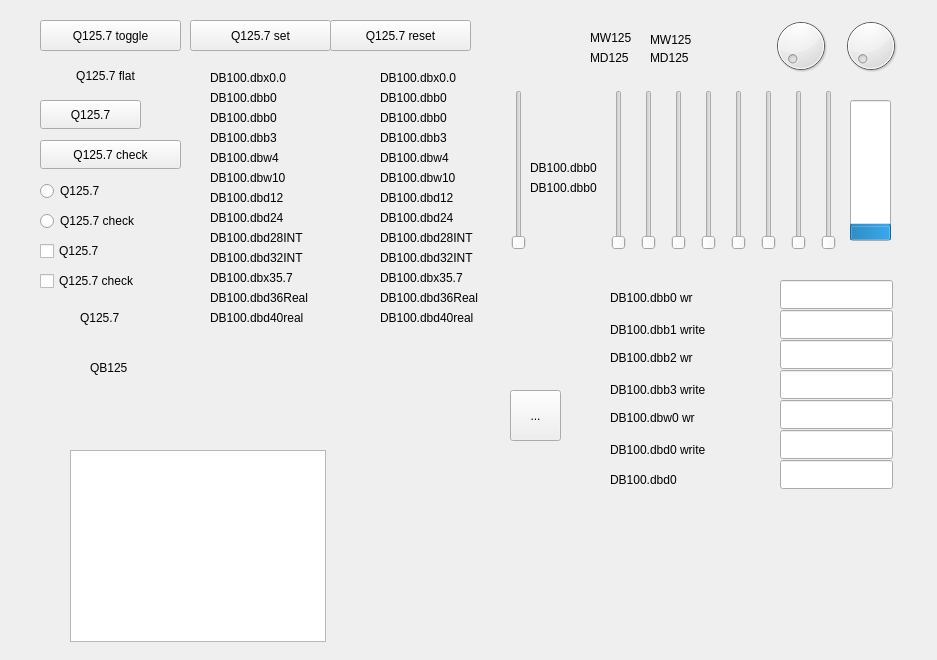
<?xml version="1.0" encoding="UTF-8"?>
<ui version="4.0">
 <class>Form</class>
 <widget class="QWidget" name="Form">
  <property name="geometry">
   <rect>
    <x>0</x>
    <y>0</y>
    <width>937</width>
    <height>660</height>
   </rect>
  </property>
  <property name="windowTitle">
   <string>Form</string>
  </property>
  <widget class="QLineEdit" name="lineEdit_34">
   <property name="geometry">
    <rect>
     <x>780</x>
     <y>460</y>
     <width>113</width>
     <height>29</height>
    </rect>
   </property>
   <property name="whatsThis">
    <string>DB100.dbd0</string>
   </property>
   <property name="readOnly">
    <bool>false</bool>
   </property>
  </widget>
  <widget class="QSlider" name="verticalSlider_17">
   <property name="geometry">
    <rect>
     <x>610</x>
     <y>90</y>
     <width>17</width>
     <height>160</height>
    </rect>
   </property>
   <property name="whatsThis">
    <string>MB125 write</string>
   </property>
   <property name="maximum">
    <number>255</number>
   </property>
   <property name="tracking">
    <bool>false</bool>
   </property>
   <property name="orientation">
    <enum>Qt::Vertical</enum>
   </property>
  </widget>
  <widget class="QLabel" name="label_179">
   <property name="geometry">
    <rect>
     <x>210</x>
     <y>250</y>
     <width>131</width>
     <height>16</height>
    </rect>
   </property>
   <property name="whatsThis">
    <string/>
   </property>
   <property name="text">
    <string>DB100.dbd32INT</string>
   </property>
  </widget>
  <widget class="QLineEdit" name="lineEdit_29">
   <property name="geometry">
    <rect>
     <x>780</x>
     <y>310</y>
     <width>113</width>
     <height>29</height>
    </rect>
   </property>
   <property name="whatsThis">
    <string>DB100.dbb1 write</string>
   </property>
   <property name="readOnly">
    <bool>false</bool>
   </property>
  </widget>
  <widget class="QLabel" name="label_162">
   <property name="geometry">
    <rect>
     <x>380</x>
     <y>90</y>
     <width>111</width>
     <height>16</height>
    </rect>
   </property>
   <property name="whatsThis">
    <string>DB100.dbb0</string>
   </property>
   <property name="text">
    <string>DB100.dbb0</string>
   </property>
  </widget>
  <widget class="QPushButton" name="pushButton_8">
   <property name="enabled">
    <bool>true</bool>
   </property>
   <property name="geometry">
    <rect>
     <x>30</x>
     <y>40</y>
     <width>151</width>
     <height>71</height>
    </rect>
   </property>
   <property name="whatsThis">
    <string>Q125.7 toggle</string>
   </property>
   <property name="styleSheet">
    <string notr="true">border: None</string>
   </property>
   <property name="text">
    <string>Q125.7 flat</string>
   </property>
   <property name="icon">
    <iconset>
     <normaloff>img/led_green_off.svg</normaloff>
     <normalon>img/led_green_on.svg</normalon>img/led_green_off.svg</iconset>
   </property>
   <property name="iconSize">
    <size>
     <width>30</width>
     <height>30</height>
    </size>
   </property>
   <property name="checkable">
    <bool>true</bool>
   </property>
   <property name="default">
    <bool>false</bool>
   </property>
   <property name="flat">
    <bool>true</bool>
   </property>
  </widget>
  <widget class="QLabel" name="label_175">
   <property name="geometry">
    <rect>
     <x>210</x>
     <y>210</y>
     <width>111</width>
     <height>16</height>
    </rect>
   </property>
   <property name="whatsThis">
    <string/>
   </property>
   <property name="text">
    <string>DB100.dbd24</string>
   </property>
  </widget>
  <widget class="QLabel" name="label_165">
   <property name="geometry">
    <rect>
     <x>380</x>
     <y>110</y>
     <width>111</width>
     <height>16</height>
    </rect>
   </property>
   <property name="whatsThis">
    <string>DB100.dbb0</string>
   </property>
   <property name="text">
    <string>DB100.dbb0</string>
   </property>
  </widget>
  <widget class="QCheckBox" name="checkBox_3">
   <property name="enabled">
    <bool>true</bool>
   </property>
   <property name="geometry">
    <rect>
     <x>40</x>
     <y>270</y>
     <width>121</width>
     <height>22</height>
    </rect>
   </property>
   <property name="mouseTracking">
    <bool>true</bool>
   </property>
   <property name="whatsThis">
    <string>Q125.7</string>
   </property>
   <property name="text">
    <string>Q125.7 check</string>
   </property>
   <property name="iconSize">
    <size>
     <width>23</width>
     <height>23</height>
    </size>
   </property>
   <property name="checkable">
    <bool>true</bool>
   </property>
   <property name="checked">
    <bool>false</bool>
   </property>
   <property name="tristate">
    <bool>false</bool>
   </property>
  </widget>
  <widget class="QLabel" name="label_204">
   <property name="geometry">
    <rect>
     <x>590</x>
     <y>30</y>
     <width>61</width>
     <height>16</height>
    </rect>
   </property>
   <property name="text">
    <string>MW125</string>
   </property>
  </widget>
  <widget class="QLabel" name="label_187">
   <property name="geometry">
    <rect>
     <x>210</x>
     <y>270</y>
     <width>111</width>
     <height>16</height>
    </rect>
   </property>
   <property name="whatsThis">
    <string/>
   </property>
   <property name="text">
    <string>DB100.dbx35.7</string>
   </property>
  </widget>
  <widget class="QPushButton" name="pushButton_10">
   <property name="geometry">
    <rect>
     <x>40</x>
     <y>140</y>
     <width>141</width>
     <height>29</height>
    </rect>
   </property>
   <property name="whatsThis">
    <string>Q125.7</string>
   </property>
   <property name="text">
    <string>Q125.7 check</string>
   </property>
   <property name="checkable">
    <bool>true</bool>
   </property>
  </widget>
  <widget class="QLabel" name="label_207">
   <property name="geometry">
    <rect>
     <x>610</x>
     <y>350</y>
     <width>111</width>
     <height>16</height>
    </rect>
   </property>
   <property name="whatsThis">
    <string/>
   </property>
   <property name="text">
    <string>DB100.dbb2 wr</string>
   </property>
  </widget>
  <widget class="QLabel" name="label_190">
   <property name="enabled">
    <bool>true</bool>
   </property>
   <property name="geometry">
    <rect>
     <x>80</x>
     <y>380</y>
     <width>41</width>
     <height>41</height>
    </rect>
   </property>
   <property name="whatsThis">
    <string>Q125.7</string>
   </property>
   <property name="pixmap">
    <pixmap>img/led_green_on.svg</pixmap>
   </property>
   <property name="scaledContents">
    <bool>true</bool>
   </property>
   <property name="alignment">
    <set>Qt::AlignLeading|Qt::AlignLeft|Qt::AlignVCenter</set>
   </property>
   <property name="margin">
    <number>1</number>
   </property>
  </widget>
  <widget class="QSlider" name="verticalSlider_18">
   <property name="geometry">
    <rect>
     <x>640</x>
     <y>90</y>
     <width>17</width>
     <height>160</height>
    </rect>
   </property>
   <property name="whatsThis">
    <string>MB126 write</string>
   </property>
   <property name="maximum">
    <number>255</number>
   </property>
   <property name="tracking">
    <bool>false</bool>
   </property>
   <property name="orientation">
    <enum>Qt::Vertical</enum>
   </property>
  </widget>
  <widget class="QLabel" name="label_211">
   <property name="geometry">
    <rect>
     <x>610</x>
     <y>470</y>
     <width>141</width>
     <height>20</height>
    </rect>
   </property>
   <property name="whatsThis">
    <string/>
   </property>
   <property name="text">
    <string>DB100.dbd0</string>
   </property>
  </widget>
  <widget class="QLabel" name="label_181">
   <property name="geometry">
    <rect>
     <x>210</x>
     <y>290</y>
     <width>131</width>
     <height>16</height>
    </rect>
   </property>
   <property name="whatsThis">
    <string/>
   </property>
   <property name="text">
    <string>DB100.dbd36Real</string>
   </property>
  </widget>
  <widget class="QLabel" name="label_192">
   <property name="enabled">
    <bool>true</bool>
   </property>
   <property name="geometry">
    <rect>
     <x>160</x>
     <y>380</y>
     <width>41</width>
     <height>41</height>
    </rect>
   </property>
   <property name="whatsThis">
    <string>Q125.5</string>
   </property>
   <property name="pixmap">
    <pixmap>img/led_green_on.svg</pixmap>
   </property>
   <property name="scaledContents">
    <bool>true</bool>
   </property>
   <property name="alignment">
    <set>Qt::AlignLeading|Qt::AlignLeft|Qt::AlignVCenter</set>
   </property>
   <property name="margin">
    <number>1</number>
   </property>
  </widget>
  <widget class="QLabel" name="label_203">
   <property name="geometry">
    <rect>
     <x>650</x>
     <y>30</y>
     <width>131</width>
     <height>20</height>
    </rect>
   </property>
   <property name="whatsThis">
    <string>MW125</string>
   </property>
   <property name="text">
    <string>MW125</string>
   </property>
  </widget>
  <widget class="QLineEdit" name="lineEdit_28">
   <property name="geometry">
    <rect>
     <x>780</x>
     <y>280</y>
     <width>113</width>
     <height>29</height>
    </rect>
   </property>
   <property name="whatsThis">
    <string>DB100.dbb0 write</string>
   </property>
   <property name="readOnly">
    <bool>false</bool>
   </property>
  </widget>
  <widget class="QSlider" name="verticalSlider_10">
   <property name="geometry">
    <rect>
     <x>510</x>
     <y>90</y>
     <width>17</width>
     <height>160</height>
    </rect>
   </property>
   <property name="whatsThis">
    <string>DB100.DBB0 write</string>
   </property>
   <property name="layoutDirection">
    <enum>Qt::LeftToRight</enum>
   </property>
   <property name="orientation">
    <enum>Qt::Vertical</enum>
   </property>
   <property name="invertedAppearance">
    <bool>false</bool>
   </property>
   <property name="invertedControls">
    <bool>false</bool>
   </property>
  </widget>
  <widget class="QSlider" name="verticalSlider_16">
   <property name="geometry">
    <rect>
     <x>670</x>
     <y>90</y>
     <width>17</width>
     <height>160</height>
    </rect>
   </property>
   <property name="whatsThis">
    <string>MB127 write</string>
   </property>
   <property name="maximum">
    <number>255</number>
   </property>
   <property name="tracking">
    <bool>false</bool>
   </property>
   <property name="orientation">
    <enum>Qt::Vertical</enum>
   </property>
  </widget>
  <widget class="QLabel" name="label_206">
   <property name="geometry">
    <rect>
     <x>610</x>
     <y>320</y>
     <width>141</width>
     <height>20</height>
    </rect>
   </property>
   <property name="whatsThis">
    <string/>
   </property>
   <property name="text">
    <string>DB100.dbb1 write</string>
   </property>
  </widget>
  <widget class="QPushButton" name="pushButton_9">
   <property name="geometry">
    <rect>
     <x>40</x>
     <y>100</y>
     <width>101</width>
     <height>29</height>
    </rect>
   </property>
   <property name="whatsThis">
    <string>Q125.7</string>
   </property>
   <property name="text">
    <string>Q125.7</string>
   </property>
  </widget>
  <widget class="QLineEdit" name="lineEdit_31">
   <property name="geometry">
    <rect>
     <x>780</x>
     <y>340</y>
     <width>113</width>
     <height>29</height>
    </rect>
   </property>
   <property name="whatsThis">
    <string>DB100.dbb2 write</string>
   </property>
   <property name="readOnly">
    <bool>false</bool>
   </property>
  </widget>
  <widget class="QDial" name="dial_3">
   <property name="geometry">
    <rect>
     <x>840</x>
     <y>10</y>
     <width>61</width>
     <height>71</height>
    </rect>
   </property>
   <property name="whatsThis">
    <string>QB125</string>
   </property>
   <property name="maximum">
    <number>255</number>
   </property>
  </widget>
  <widget class="QSlider" name="verticalSlider_14">
   <property name="geometry">
    <rect>
     <x>730</x>
     <y>90</y>
     <width>17</width>
     <height>160</height>
    </rect>
   </property>
   <property name="whatsThis">
    <string>MW125 write</string>
   </property>
   <property name="maximum">
    <number>65000</number>
   </property>
   <property name="tracking">
    <bool>false</bool>
   </property>
   <property name="orientation">
    <enum>Qt::Vertical</enum>
   </property>
  </widget>
  <widget class="QSlider" name="verticalSlider_15">
   <property name="geometry">
    <rect>
     <x>700</x>
     <y>90</y>
     <width>17</width>
     <height>160</height>
    </rect>
   </property>
   <property name="whatsThis">
    <string>MB128 write</string>
   </property>
   <property name="maximum">
    <number>255</number>
   </property>
   <property name="tracking">
    <bool>false</bool>
   </property>
   <property name="orientation">
    <enum>Qt::Vertical</enum>
   </property>
  </widget>
  <widget class="QLabel" name="label_209">
   <property name="geometry">
    <rect>
     <x>610</x>
     <y>410</y>
     <width>111</width>
     <height>16</height>
    </rect>
   </property>
   <property name="whatsThis">
    <string/>
   </property>
   <property name="text">
    <string>DB100.dbw0 wr</string>
   </property>
  </widget>
  <widget class="QLabel" name="label_171">
   <property name="geometry">
    <rect>
     <x>380</x>
     <y>170</y>
     <width>111</width>
     <height>16</height>
    </rect>
   </property>
   <property name="whatsThis">
    <string>DB100.dbw10</string>
   </property>
   <property name="text">
    <string>DB100.dbw10</string>
   </property>
  </widget>
  <widget class="QLabel" name="label_172">
   <property name="geometry">
    <rect>
     <x>380</x>
     <y>190</y>
     <width>111</width>
     <height>16</height>
    </rect>
   </property>
   <property name="whatsThis">
    <string>DB100.dbd12</string>
   </property>
   <property name="text">
    <string>DB100.dbd12</string>
   </property>
  </widget>
  <widget class="QLabel" name="label_186">
   <property name="geometry">
    <rect>
     <x>380</x>
     <y>270</y>
     <width>111</width>
     <height>16</height>
    </rect>
   </property>
   <property name="whatsThis">
    <string>DB100.dbx35.7</string>
   </property>
   <property name="text">
    <string>DB100.dbx35.7</string>
   </property>
  </widget>
  <widget class="QLabel" name="label_164">
   <property name="geometry">
    <rect>
     <x>210</x>
     <y>110</y>
     <width>111</width>
     <height>16</height>
    </rect>
   </property>
   <property name="whatsThis">
    <string/>
   </property>
   <property name="text">
    <string>DB100.dbb0</string>
   </property>
  </widget>
  <widget class="QLabel" name="label_198">
   <property name="geometry">
    <rect>
     <x>90</x>
     <y>360</y>
     <width>61</width>
     <height>16</height>
    </rect>
   </property>
   <property name="whatsThis">
    <string/>
   </property>
   <property name="text">
    <string>QB125</string>
   </property>
  </widget>
  <widget class="QLabel" name="label_174">
   <property name="geometry">
    <rect>
     <x>380</x>
     <y>210</y>
     <width>111</width>
     <height>16</height>
    </rect>
   </property>
   <property name="whatsThis">
    <string>DB100.dbd24</string>
   </property>
   <property name="text">
    <string>DB100.dbd24</string>
   </property>
  </widget>
  <widget class="QRadioButton" name="radioButton_15">
   <property name="geometry">
    <rect>
     <x>40</x>
     <y>180</y>
     <width>116</width>
     <height>22</height>
    </rect>
   </property>
   <property name="whatsThis">
    <string>Q125.7</string>
   </property>
   <property name="text">
    <string>Q125.7</string>
   </property>
   <property name="checkable">
    <bool>false</bool>
   </property>
   <property name="checked">
    <bool>false</bool>
   </property>
   <property name="autoExclusive">
    <bool>true</bool>
   </property>
  </widget>
  <widget class="QLabel" name="label_173">
   <property name="geometry">
    <rect>
     <x>210</x>
     <y>190</y>
     <width>111</width>
     <height>16</height>
    </rect>
   </property>
   <property name="whatsThis">
    <string/>
   </property>
   <property name="text">
    <string>DB100.dbd12</string>
   </property>
  </widget>
  <widget class="QPushButton" name="pushButton_12">
   <property name="geometry">
    <rect>
     <x>330</x>
     <y>20</y>
     <width>141</width>
     <height>31</height>
    </rect>
   </property>
   <property name="whatsThis">
    <string>Q125.7 reset</string>
   </property>
   <property name="text">
    <string>Q125.7 reset</string>
   </property>
   <property name="icon">
    <iconset>
     <normaloff>img/led_green_off.svg</normaloff>
     <normalon>img/led_green_on.svg</normalon>img/led_green_off.svg</iconset>
   </property>
   <property name="checkable">
    <bool>true</bool>
   </property>
   <property name="checked">
    <bool>false</bool>
   </property>
   <property name="autoRepeat">
    <bool>false</bool>
   </property>
   <property name="flat">
    <bool>false</bool>
   </property>
  </widget>
  <widget class="QLabel" name="label_197">
   <property name="enabled">
    <bool>true</bool>
   </property>
   <property name="geometry">
    <rect>
     <x>360</x>
     <y>380</y>
     <width>41</width>
     <height>41</height>
    </rect>
   </property>
   <property name="whatsThis">
    <string>Q125.0</string>
   </property>
   <property name="pixmap">
    <pixmap>img/led_green_on.svg</pixmap>
   </property>
   <property name="scaledContents">
    <bool>true</bool>
   </property>
   <property name="alignment">
    <set>Qt::AlignLeading|Qt::AlignLeft|Qt::AlignVCenter</set>
   </property>
   <property name="margin">
    <number>1</number>
   </property>
  </widget>
  <widget class="QLabel" name="label_191">
   <property name="enabled">
    <bool>true</bool>
   </property>
   <property name="geometry">
    <rect>
     <x>120</x>
     <y>380</y>
     <width>41</width>
     <height>41</height>
    </rect>
   </property>
   <property name="whatsThis">
    <string>Q125.6</string>
   </property>
   <property name="pixmap">
    <pixmap>img/led_green_on.svg</pixmap>
   </property>
   <property name="scaledContents">
    <bool>true</bool>
   </property>
   <property name="alignment">
    <set>Qt::AlignLeading|Qt::AlignLeft|Qt::AlignVCenter</set>
   </property>
   <property name="margin">
    <number>1</number>
   </property>
  </widget>
  <widget class="QLabel" name="label_185">
   <property name="geometry">
    <rect>
     <x>380</x>
     <y>70</y>
     <width>111</width>
     <height>16</height>
    </rect>
   </property>
   <property name="whatsThis">
    <string>DB100.dbx0.0</string>
   </property>
   <property name="text">
    <string>DB100.dbx0.0</string>
   </property>
  </widget>
  <widget class="QLabel" name="label_163">
   <property name="geometry">
    <rect>
     <x>210</x>
     <y>90</y>
     <width>111</width>
     <height>16</height>
    </rect>
   </property>
   <property name="whatsThis">
    <string/>
   </property>
   <property name="text">
    <string>DB100.dbb0</string>
   </property>
  </widget>
  <widget class="QLabel" name="label_199">
   <property name="geometry">
    <rect>
     <x>530</x>
     <y>160</y>
     <width>111</width>
     <height>16</height>
    </rect>
   </property>
   <property name="whatsThis">
    <string/>
   </property>
   <property name="text">
    <string>DB100.dbb0</string>
   </property>
  </widget>
  <widget class="QRadioButton" name="radioButton_16">
   <property name="geometry">
    <rect>
     <x>40</x>
     <y>210</y>
     <width>121</width>
     <height>22</height>
    </rect>
   </property>
   <property name="whatsThis">
    <string>Q125.7</string>
   </property>
   <property name="text">
    <string>Q125.7 check</string>
   </property>
   <property name="checkable">
    <bool>true</bool>
   </property>
   <property name="checked">
    <bool>false</bool>
   </property>
   <property name="autoExclusive">
    <bool>false</bool>
   </property>
  </widget>
  <widget class="QLabel" name="label_176">
   <property name="geometry">
    <rect>
     <x>380</x>
     <y>230</y>
     <width>131</width>
     <height>16</height>
    </rect>
   </property>
   <property name="whatsThis">
    <string>DB100.dbd28DINT</string>
   </property>
   <property name="text">
    <string>DB100.dbd28INT</string>
   </property>
  </widget>
  <widget class="QLineEdit" name="lineEdit_32">
   <property name="geometry">
    <rect>
     <x>780</x>
     <y>430</y>
     <width>113</width>
     <height>29</height>
    </rect>
   </property>
   <property name="whatsThis">
    <string>DB100.dbd0 write</string>
   </property>
   <property name="readOnly">
    <bool>false</bool>
   </property>
  </widget>
  <widget class="QLabel" name="label_188">
   <property name="enabled">
    <bool>true</bool>
   </property>
   <property name="geometry">
    <rect>
     <x>20</x>
     <y>290</y>
     <width>51</width>
     <height>51</height>
    </rect>
   </property>
   <property name="whatsThis">
    <string>Q125.7 toggle</string>
   </property>
   <property name="text">
    <string/>
   </property>
   <property name="pixmap">
    <pixmap>img/led_green_on.svg</pixmap>
   </property>
   <property name="scaledContents">
    <bool>true</bool>
   </property>
   <property name="alignment">
    <set>Qt::AlignCenter</set>
   </property>
   <property name="wordWrap">
    <bool>false</bool>
   </property>
   <property name="margin">
    <number>1</number>
   </property>
  </widget>
  <widget class="QSlider" name="verticalSlider_11">
   <property name="geometry">
    <rect>
     <x>790</x>
     <y>90</y>
     <width>17</width>
     <height>160</height>
    </rect>
   </property>
   <property name="whatsThis">
    <string>QB125 write</string>
   </property>
   <property name="maximum">
    <number>255</number>
   </property>
   <property name="tracking">
    <bool>true</bool>
   </property>
   <property name="orientation">
    <enum>Qt::Vertical</enum>
   </property>
  </widget>
  <widget class="QLabel" name="label_195">
   <property name="enabled">
    <bool>true</bool>
   </property>
   <property name="geometry">
    <rect>
     <x>280</x>
     <y>380</y>
     <width>41</width>
     <height>41</height>
    </rect>
   </property>
   <property name="whatsThis">
    <string>Q125.2</string>
   </property>
   <property name="pixmap">
    <pixmap>img/led_green_on.svg</pixmap>
   </property>
   <property name="scaledContents">
    <bool>true</bool>
   </property>
   <property name="alignment">
    <set>Qt::AlignLeading|Qt::AlignLeft|Qt::AlignVCenter</set>
   </property>
   <property name="margin">
    <number>1</number>
   </property>
  </widget>
  <widget class="QSlider" name="verticalSlider_13">
   <property name="geometry">
    <rect>
     <x>760</x>
     <y>90</y>
     <width>17</width>
     <height>160</height>
    </rect>
   </property>
   <property name="whatsThis">
    <string>MD125 write</string>
   </property>
   <property name="maximum">
    <number>999999999</number>
   </property>
   <property name="tracking">
    <bool>false</bool>
   </property>
   <property name="orientation">
    <enum>Qt::Vertical</enum>
   </property>
  </widget>
  <widget class="QLabel" name="label_193">
   <property name="enabled">
    <bool>true</bool>
   </property>
   <property name="geometry">
    <rect>
     <x>200</x>
     <y>380</y>
     <width>41</width>
     <height>41</height>
    </rect>
   </property>
   <property name="whatsThis">
    <string>Q125.4</string>
   </property>
   <property name="pixmap">
    <pixmap>img/led_green_on.svg</pixmap>
   </property>
   <property name="scaledContents">
    <bool>true</bool>
   </property>
   <property name="alignment">
    <set>Qt::AlignLeading|Qt::AlignLeft|Qt::AlignVCenter</set>
   </property>
   <property name="margin">
    <number>1</number>
   </property>
  </widget>
  <widget class="QLabel" name="label_168">
   <property name="geometry">
    <rect>
     <x>380</x>
     <y>130</y>
     <width>111</width>
     <height>16</height>
    </rect>
   </property>
   <property name="whatsThis">
    <string>DB100.dbb3</string>
   </property>
   <property name="text">
    <string>DB100.dbb3</string>
   </property>
  </widget>
  <widget class="QLabel" name="label_170">
   <property name="geometry">
    <rect>
     <x>210</x>
     <y>170</y>
     <width>111</width>
     <height>16</height>
    </rect>
   </property>
   <property name="whatsThis">
    <string/>
   </property>
   <property name="text">
    <string>DB100.dbw10</string>
   </property>
  </widget>
  <widget class="QLabel" name="label_205">
   <property name="geometry">
    <rect>
     <x>590</x>
     <y>50</y>
     <width>51</width>
     <height>16</height>
    </rect>
   </property>
   <property name="text">
    <string>MD125</string>
   </property>
  </widget>
  <widget class="QLabel" name="label_201">
   <property name="geometry">
    <rect>
     <x>610</x>
     <y>290</y>
     <width>111</width>
     <height>16</height>
    </rect>
   </property>
   <property name="whatsThis">
    <string/>
   </property>
   <property name="text">
    <string>DB100.dbb0 wr</string>
   </property>
  </widget>
  <widget class="QPushButton" name="pushButton_11">
   <property name="geometry">
    <rect>
     <x>190</x>
     <y>20</y>
     <width>141</width>
     <height>31</height>
    </rect>
   </property>
   <property name="whatsThis">
    <string>Q125.7 set</string>
   </property>
   <property name="text">
    <string>Q125.7 set</string>
   </property>
   <property name="icon">
    <iconset>
     <normaloff>img/led_green_off.svg</normaloff>
     <normalon>img/led_green_on.svg</normalon>img/led_green_off.svg</iconset>
   </property>
   <property name="checkable">
    <bool>true</bool>
   </property>
   <property name="checked">
    <bool>false</bool>
   </property>
   <property name="autoRepeat">
    <bool>false</bool>
   </property>
   <property name="flat">
    <bool>false</bool>
   </property>
  </widget>
  <widget class="QLineEdit" name="lineEdit_30">
   <property name="geometry">
    <rect>
     <x>780</x>
     <y>370</y>
     <width>113</width>
     <height>29</height>
    </rect>
   </property>
   <property name="whatsThis">
    <string>DB100.dbb3 write</string>
   </property>
   <property name="readOnly">
    <bool>false</bool>
   </property>
  </widget>
  <widget class="QLabel" name="label_202">
   <property name="geometry">
    <rect>
     <x>650</x>
     <y>50</y>
     <width>131</width>
     <height>16</height>
    </rect>
   </property>
   <property name="whatsThis">
    <string>MD125</string>
   </property>
   <property name="text">
    <string>MD125</string>
   </property>
  </widget>
  <widget class="QLabel" name="label_208">
   <property name="geometry">
    <rect>
     <x>610</x>
     <y>380</y>
     <width>141</width>
     <height>20</height>
    </rect>
   </property>
   <property name="whatsThis">
    <string/>
   </property>
   <property name="text">
    <string>DB100.dbb3 write</string>
   </property>
  </widget>
  <widget class="QLabel" name="label_189">
   <property name="geometry">
    <rect>
     <x>80</x>
     <y>310</y>
     <width>61</width>
     <height>16</height>
    </rect>
   </property>
   <property name="whatsThis">
    <string/>
   </property>
   <property name="text">
    <string>Q125.7</string>
   </property>
  </widget>
  <widget class="QCheckBox" name="checkBox_4">
   <property name="enabled">
    <bool>true</bool>
   </property>
   <property name="geometry">
    <rect>
     <x>40</x>
     <y>240</y>
     <width>98</width>
     <height>22</height>
    </rect>
   </property>
   <property name="mouseTracking">
    <bool>true</bool>
   </property>
   <property name="whatsThis">
    <string>Q125.7</string>
   </property>
   <property name="text">
    <string>Q125.7</string>
   </property>
   <property name="iconSize">
    <size>
     <width>23</width>
     <height>23</height>
    </size>
   </property>
   <property name="checkable">
    <bool>false</bool>
   </property>
   <property name="checked">
    <bool>false</bool>
   </property>
   <property name="tristate">
    <bool>false</bool>
   </property>
  </widget>
  <widget class="QLabel" name="label_166">
   <property name="geometry">
    <rect>
     <x>210</x>
     <y>150</y>
     <width>111</width>
     <height>16</height>
    </rect>
   </property>
   <property name="whatsThis">
    <string/>
   </property>
   <property name="text">
    <string>DB100.dbw4</string>
   </property>
  </widget>
  <widget class="QLabel" name="label_182">
   <property name="geometry">
    <rect>
     <x>380</x>
     <y>310</y>
     <width>131</width>
     <height>16</height>
    </rect>
   </property>
   <property name="whatsThis">
    <string>DB100.dbd40real</string>
   </property>
   <property name="text">
    <string>DB100.dbd40real</string>
   </property>
  </widget>
  <widget class="QLabel" name="label_169">
   <property name="geometry">
    <rect>
     <x>210</x>
     <y>130</y>
     <width>111</width>
     <height>16</height>
    </rect>
   </property>
   <property name="whatsThis">
    <string/>
   </property>
   <property name="text">
    <string>DB100.dbb3</string>
   </property>
  </widget>
  <widget class="QSlider" name="verticalSlider_12">
   <property name="geometry">
    <rect>
     <x>820</x>
     <y>90</y>
     <width>17</width>
     <height>160</height>
    </rect>
   </property>
   <property name="whatsThis">
    <string>QB125</string>
   </property>
   <property name="maximum">
    <number>255</number>
   </property>
   <property name="tracking">
    <bool>false</bool>
   </property>
   <property name="orientation">
    <enum>Qt::Vertical</enum>
   </property>
  </widget>
  <widget class="QLabel" name="label_212">
   <property name="enabled">
    <bool>true</bool>
   </property>
   <property name="geometry">
    <rect>
     <x>350</x>
     <y>440</y>
     <width>31</width>
     <height>31</height>
    </rect>
   </property>
   <property name="whatsThis">
    <string>Q125.0</string>
   </property>
   <property name="pixmap">
    <pixmap>img/led_green_on.svg</pixmap>
   </property>
   <property name="scaledContents">
    <bool>true</bool>
   </property>
   <property name="alignment">
    <set>Qt::AlignLeading|Qt::AlignLeft|Qt::AlignVCenter</set>
   </property>
   <property name="margin">
    <number>1</number>
   </property>
  </widget>
  <widget class="QDial" name="dial_4">
   <property name="geometry">
    <rect>
     <x>770</x>
     <y>10</y>
     <width>61</width>
     <height>71</height>
    </rect>
   </property>
   <property name="whatsThis">
    <string>QB125 write</string>
   </property>
   <property name="maximum">
    <number>255</number>
   </property>
  </widget>
  <widget class="QLabel" name="label_183">
   <property name="geometry">
    <rect>
     <x>210</x>
     <y>310</y>
     <width>131</width>
     <height>16</height>
    </rect>
   </property>
   <property name="whatsThis">
    <string/>
   </property>
   <property name="text">
    <string>DB100.dbd40real</string>
   </property>
  </widget>
  <widget class="QPushButton" name="pushButton_7">
   <property name="geometry">
    <rect>
     <x>40</x>
     <y>20</y>
     <width>141</width>
     <height>31</height>
    </rect>
   </property>
   <property name="whatsThis">
    <string>Q125.7 toggle</string>
   </property>
   <property name="text">
    <string>Q125.7 toggle</string>
   </property>
   <property name="icon">
    <iconset>
     <normaloff>img/led_green_off.svg</normaloff>
     <normalon>img/led_green_on.svg</normalon>img/led_green_off.svg</iconset>
   </property>
   <property name="checkable">
    <bool>true</bool>
   </property>
   <property name="checked">
    <bool>false</bool>
   </property>
   <property name="autoRepeat">
    <bool>false</bool>
   </property>
   <property name="flat">
    <bool>false</bool>
   </property>
  </widget>
  <widget class="QToolButton" name="toolButton_2">
   <property name="geometry">
    <rect>
     <x>510</x>
     <y>390</y>
     <width>51</width>
     <height>51</height>
    </rect>
   </property>
   <property name="text">
    <string>...</string>
   </property>
   <property name="checkable">
    <bool>true</bool>
   </property>
   <property name="checked">
    <bool>false</bool>
   </property>
  </widget>
  <widget class="QLabel" name="label_196">
   <property name="enabled">
    <bool>true</bool>
   </property>
   <property name="geometry">
    <rect>
     <x>320</x>
     <y>380</y>
     <width>41</width>
     <height>41</height>
    </rect>
   </property>
   <property name="whatsThis">
    <string>Q125.1</string>
   </property>
   <property name="pixmap">
    <pixmap>img/led_green_on.svg</pixmap>
   </property>
   <property name="scaledContents">
    <bool>true</bool>
   </property>
   <property name="alignment">
    <set>Qt::AlignLeading|Qt::AlignLeft|Qt::AlignVCenter</set>
   </property>
   <property name="margin">
    <number>1</number>
   </property>
  </widget>
  <widget class="QLabel" name="label_178">
   <property name="geometry">
    <rect>
     <x>380</x>
     <y>250</y>
     <width>131</width>
     <height>16</height>
    </rect>
   </property>
   <property name="whatsThis">
    <string>DB100.dbd32DINT</string>
   </property>
   <property name="text">
    <string>DB100.dbd32INT</string>
   </property>
  </widget>
  <widget class="QProgressBar" name="progressBar_2">
   <property name="geometry">
    <rect>
     <x>850</x>
     <y>100</y>
     <width>41</width>
     <height>141</height>
    </rect>
   </property>
   <property name="whatsThis">
    <string>QB125</string>
   </property>
   <property name="autoFillBackground">
    <bool>false</bool>
   </property>
   <property name="maximum">
    <number>255</number>
   </property>
   <property name="value">
    <number>24</number>
   </property>
   <property name="alignment">
    <set>Qt::AlignCenter</set>
   </property>
   <property name="textVisible">
    <bool>true</bool>
   </property>
   <property name="orientation">
    <enum>Qt::Vertical</enum>
   </property>
   <property name="invertedAppearance">
    <bool>false</bool>
   </property>
   <property name="textDirection">
    <enum>QProgressBar::TopToBottom</enum>
   </property>
  </widget>
  <widget class="QLabel" name="label_180">
   <property name="geometry">
    <rect>
     <x>380</x>
     <y>290</y>
     <width>131</width>
     <height>16</height>
    </rect>
   </property>
   <property name="whatsThis">
    <string>DB100.dbd36Real</string>
   </property>
   <property name="text">
    <string>DB100.dbd36Real</string>
   </property>
  </widget>
  <widget class="QLabel" name="label_184">
   <property name="geometry">
    <rect>
     <x>210</x>
     <y>70</y>
     <width>111</width>
     <height>16</height>
    </rect>
   </property>
   <property name="whatsThis">
    <string/>
   </property>
   <property name="text">
    <string>DB100.dbx0.0</string>
   </property>
  </widget>
  <widget class="QLabel" name="label_210">
   <property name="geometry">
    <rect>
     <x>610</x>
     <y>440</y>
     <width>141</width>
     <height>20</height>
    </rect>
   </property>
   <property name="whatsThis">
    <string/>
   </property>
   <property name="text">
    <string>DB100.dbd0 write</string>
   </property>
  </widget>
  <widget class="QLabel" name="label_177">
   <property name="geometry">
    <rect>
     <x>210</x>
     <y>230</y>
     <width>131</width>
     <height>16</height>
    </rect>
   </property>
   <property name="whatsThis">
    <string/>
   </property>
   <property name="text">
    <string>DB100.dbd28INT</string>
   </property>
  </widget>
  <widget class="QLabel" name="label_167">
   <property name="geometry">
    <rect>
     <x>380</x>
     <y>150</y>
     <width>111</width>
     <height>16</height>
    </rect>
   </property>
   <property name="whatsThis">
    <string>DB100.dbw4</string>
   </property>
   <property name="text">
    <string>DB100.dbw4</string>
   </property>
  </widget>
  <widget class="QLabel" name="label_194">
   <property name="enabled">
    <bool>true</bool>
   </property>
   <property name="geometry">
    <rect>
     <x>240</x>
     <y>380</y>
     <width>41</width>
     <height>41</height>
    </rect>
   </property>
   <property name="whatsThis">
    <string>Q125.3</string>
   </property>
   <property name="pixmap">
    <pixmap>img/led_green_on.svg</pixmap>
   </property>
   <property name="scaledContents">
    <bool>true</bool>
   </property>
   <property name="alignment">
    <set>Qt::AlignLeading|Qt::AlignLeft|Qt::AlignVCenter</set>
   </property>
   <property name="margin">
    <number>1</number>
   </property>
  </widget>
  <widget class="QLabel" name="label_200">
   <property name="geometry">
    <rect>
     <x>530</x>
     <y>180</y>
     <width>111</width>
     <height>16</height>
    </rect>
   </property>
   <property name="whatsThis">
    <string>DB100.dbb0</string>
   </property>
   <property name="text">
    <string>DB100.dbb0</string>
   </property>
  </widget>
  <widget class="QLineEdit" name="lineEdit_33">
   <property name="geometry">
    <rect>
     <x>780</x>
     <y>400</y>
     <width>113</width>
     <height>29</height>
    </rect>
   </property>
   <property name="whatsThis">
    <string>DB100.dbw0 write</string>
   </property>
   <property name="readOnly">
    <bool>false</bool>
   </property>
  </widget>
  <widget class="QListView" name="listView">
   <property name="geometry">
    <rect>
     <x>70</x>
     <y>450</y>
     <width>256</width>
     <height>192</height>
    </rect>
   </property>
  </widget>
 </widget>
 <resources/>
 <connections/>
</ui>
